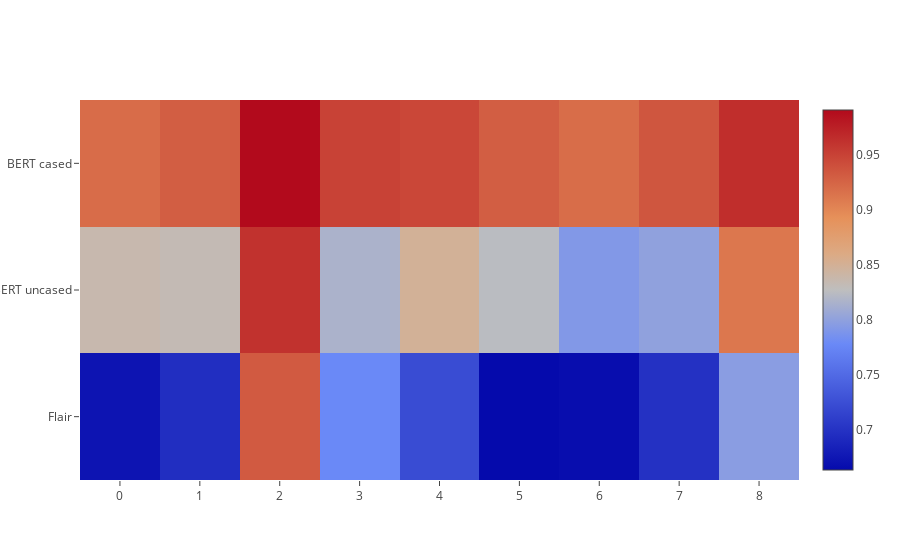
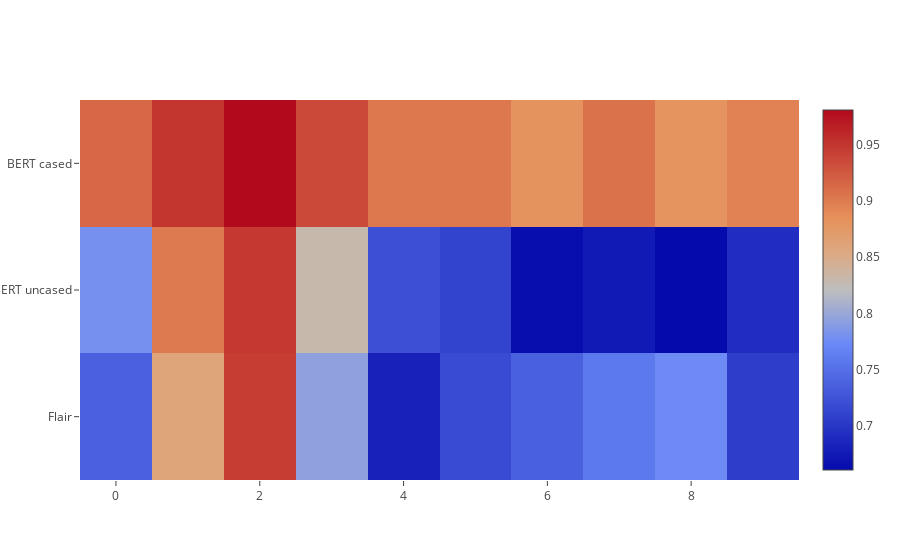
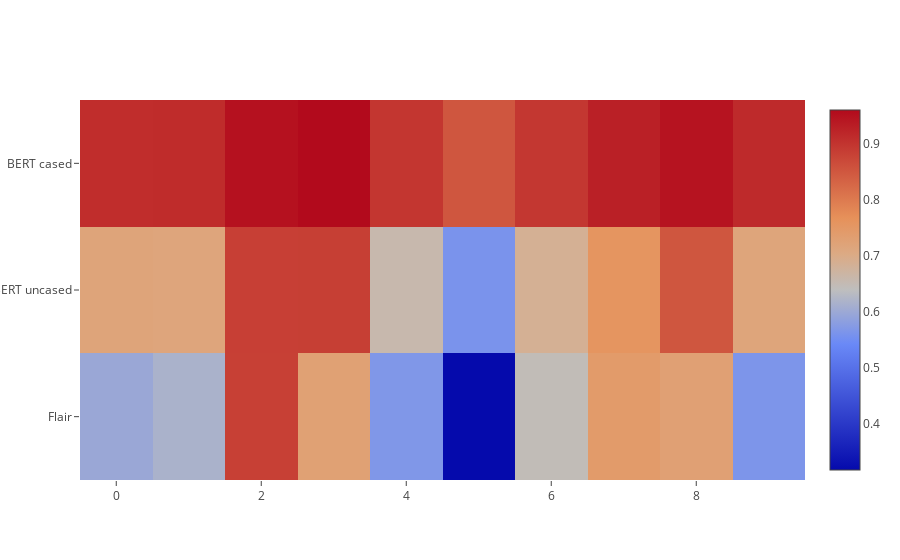
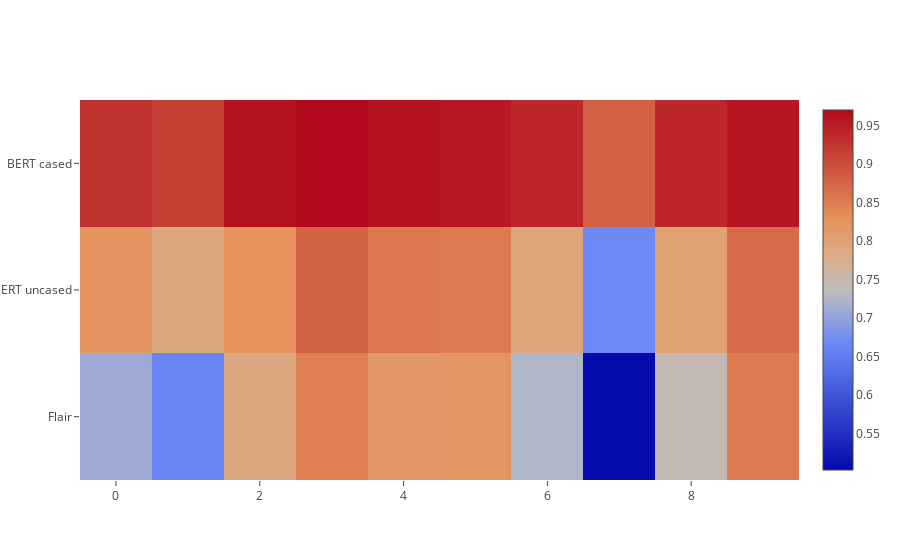

Notebook source saved alongside these figures, in order:
### Code cell
fig = plotly.tools.make_subplots(rows=1, cols=10)

for i in range(len(gold_sentences)):
    print(list(gold_sentences.keys())[i] + '\n')
    print("\n".join(gold_sentences[list(gold_sentences.keys())[i]]))
    print("Scores: Flair: " + str(scores_all[i][0]) + ", BERT uncased: " + str(scores_all[i][1]) + ", BERT cased: " + str(scores_all[i][2]))
    
    trace = go.Heatmap(z=similarities_all[i], y=['Flair', 'BERT uncased', 'BERT cased'])
    data=[trace]
    fig.append_trace(trace, 1, i+1)
    iplot(data, filename='basic-heatmap' + str(i))

### Figure 1 — Plotly figure (JSON) as saved in the notebook; plotly's stock layout.template omitted (floating-point values rounded to 4 significant figures)
{"data": [{"type": "heatmap", "uid": "70335a89-839c-42b5-ad68-ef5ffb580823", "y": ["Flair", "BERT uncased", "BERT cased"], "z": [[0.6723, 0.6958, 0.9333, 0.7782, 0.7229, 0.6636, 0.6665, 0.6988, 0.7967], [0.8367, 0.8333, 0.9623, 0.816, 0.8494, 0.8251, 0.7923, 0.8006, 0.9116], [0.9202, 0.9301, 0.9912, 0.9501, 0.9466, 0.9298, 0.9192, 0.9362, 0.9653]]}], "layout": {}}

### Figure 2 — Plotly figure (JSON) as saved in the notebook; plotly's stock layout.template omitted (floating-point values rounded to 4 significant figures)
{"data": [{"type": "heatmap", "uid": "ac63b11e-b45f-487a-9955-229753f605c3", "y": ["Flair", "BERT uncased", "BERT cased"], "z": [[0.737, 0.8606, 0.9444, 0.7937, 0.682, 0.7183, 0.7371, 0.7589, 0.7748, 0.7062], [0.7793, 0.9013, 0.948, 0.8307, 0.7213, 0.7107, 0.6639, 0.6753, 0.6608, 0.6919], [0.9149, 0.9491, 0.9807, 0.9356, 0.9033, 0.9031, 0.8816, 0.9068, 0.8808, 0.8955]]}], "layout": {}}

### Figure 3 — Plotly figure (JSON) as saved in the notebook; plotly's stock layout.template omitted (floating-point values rounded to 4 significant figures)
{"data": [{"type": "heatmap", "uid": "22906ce4-05be-4e71-aafd-3a702ac3759d", "y": ["Flair", "BERT uncased", "BERT cased"], "z": [[0.5974, 0.616, 0.8837, 0.7274, 0.5671, 0.3167, 0.646, 0.7424, 0.7282, 0.5638], [0.7187, 0.716, 0.8844, 0.8851, 0.6577, 0.5603, 0.685, 0.7582, 0.8519, 0.7164], [0.91, 0.9127, 0.9504, 0.9608, 0.8983, 0.8525, 0.8961, 0.9297, 0.9476, 0.9152]]}], "layout": {}}

### Figure 4 — Plotly figure (JSON) as saved in the notebook; plotly's stock layout.template omitted (floating-point values rounded to 4 significant figures)
{"data": [{"type": "heatmap", "uid": "446cbfde-c3c4-4666-bad6-ceb98e8fed9b", "y": ["Flair", "BERT uncased", "BERT cased"], "z": [[0.7089, 0.6615, 0.7866, 0.8495, 0.8158, 0.821, 0.7248, 0.5024, 0.7453, 0.8515], [0.8247, 0.788, 0.8283, 0.8785, 0.8574, 0.8537, 0.7929, 0.6668, 0.8002, 0.871], [0.9295, 0.9144, 0.9617, 0.9704, 0.9644, 0.956, 0.9407, 0.8797, 0.9406, 0.9594]]}], "layout": {}}
